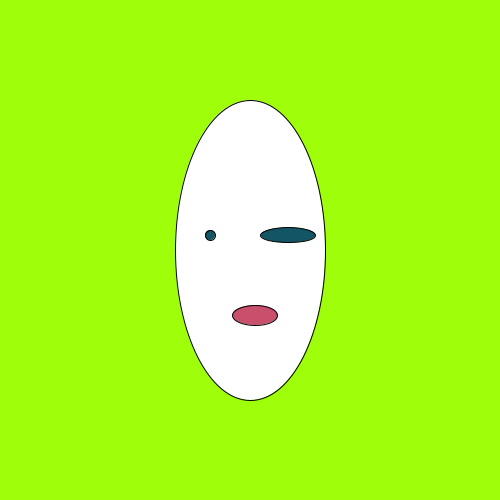
Frame 1 (no input)
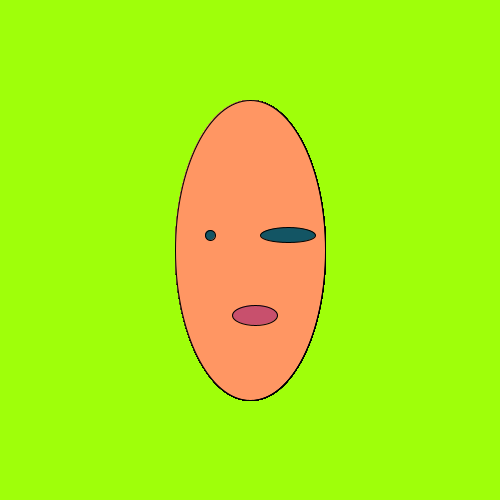
Frame 60 (the mouse pressed at the canvas centre just before this capture)
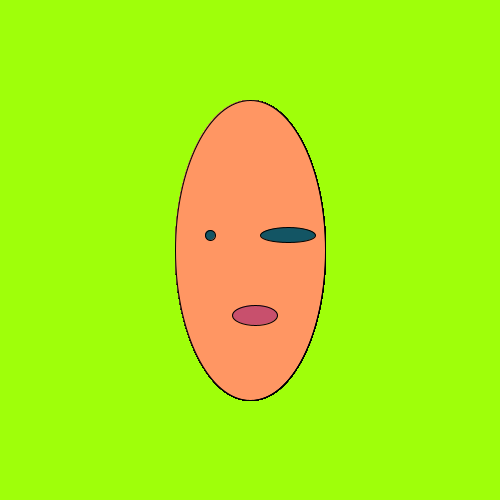
Frame 120 (the mouse held since frame 60 and released just before this capture)

The Processing sketch that drew these frames (run headless with seeded random() and noise(); from frame 60 on, the mouse is pressed at the canvas centre):

// Processing sketch: processing_139965
// ── processing_139965.pde

void setup(){
  size(500,500);
  background(159,255,10);
}


void draw(){
  ellipse(250,250,150,300);
  fill(200,80,109);
  //
  ellipse(255,315,45,20);
  fill(19,85,100);
  //
  ellipse(210,235,10,10);
  ellipse(288,235,55,15);
  fill(255,150,99);
  
}
